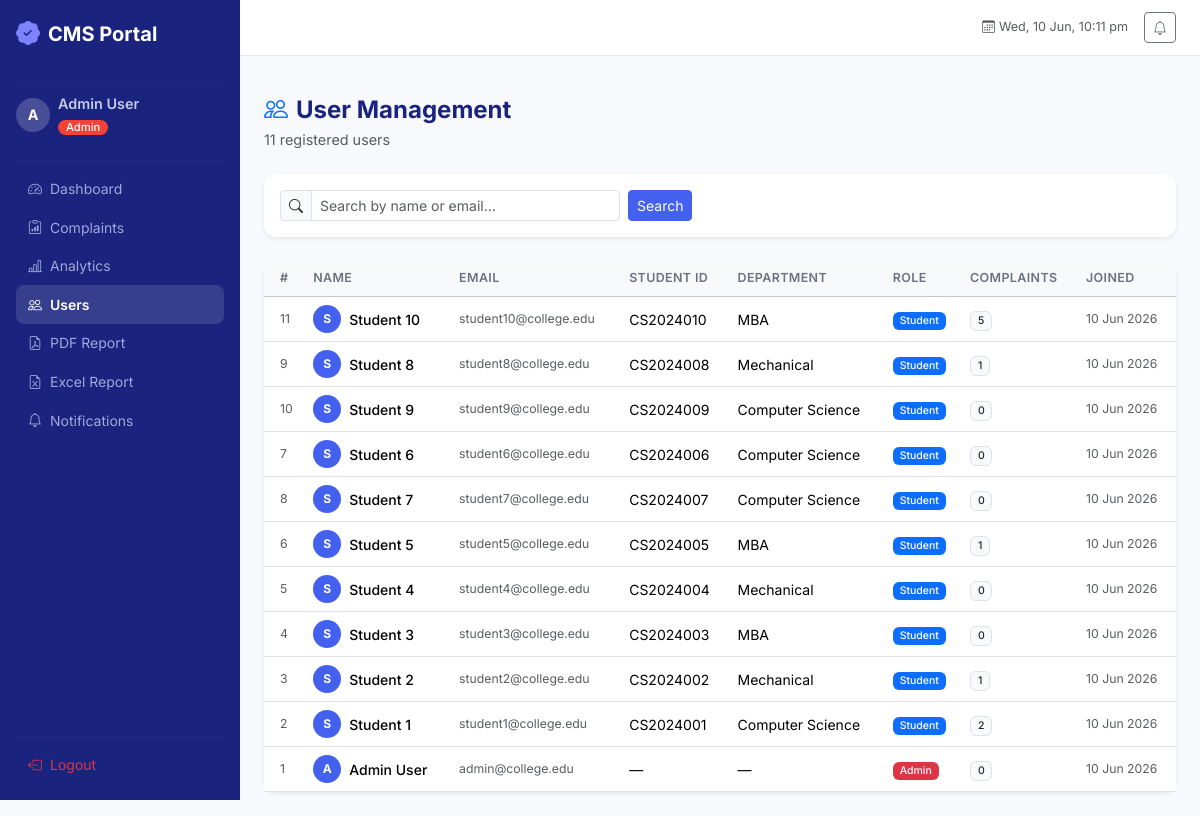
Page /admin/users (signed in) on the committed database.
### flask-app/app/models/user.py (models this page shows, shortened)
class TimestampMixin:
    created_at = db.Column(db.DateTime, default=datetime.utcnow, nullable=False)
    updated_at = db.Column(
        db.DateTime, default=datetime.utcnow, onupdate=datetime.utcnow, nullable=False
    )

class User(UserMixin, TimestampMixin, db.Model):
    __tablename__ = "users"
    id = db.Column(db.Integer, primary_key=True)
    name = db.Column(db.String(120), nullable=False)
    email = db.Column(db.String(150), unique=True, nullable=False, index=True)
    student_id = db.Column(db.String(20), unique=True, nullable=True)
    department = db.Column(db.String(100), nullable=True)
    phone = db.Column(db.String(20), nullable=True)
    _password_hash = db.Column("password_hash", db.String(255), nullable=False)
    role = db.Column(db.String(20), nullable=False, default="student")  # student | admin
    is_active = db.Column(db.Boolean, default=True)
    complaints = db.relationship(
        "Complaint",
        back_populates="user",
        lazy="dynamic",
        cascade="all, delete-orphan",
        foreign_keys="Complaint.user_id",
    )
    notifications = db.relationship(
        "Notification", back_populates="user", lazy="dynamic", cascade="all, delete-orphan"
    )
    @property
    def password(self):
        """Encapsulation: password is write-only."""
        raise AttributeError("Password is write-only.")
    @property
    def is_admin(self) -> bool:
        return self.role == "admin"

### flask-app/app/routes/admin.py (the view)
@admin_bp.route("/users")
@login_required
@admin_required
def users():
    page = request.args.get("page", 1, type=int)
    search = request.args.get("search", "")
    query = User.query
    if search:
        like = f"%{search}%"
        query = query.filter(
            db.or_(User.name.ilike(like), User.email.ilike(like))
        )
    pagination = query.order_by(User.created_at.desc()).paginate(
        page=page, per_page=20, error_out=False
    )
    return render_template(
        "admin/users.html",
        pagination=pagination,
        users=pagination.items,
        search=search,
    )

### flask-app/app/templates/admin/users.html (shortened to what this page needs)
{% extends "base.html" %}
{% block content %}
<div class="page-header mb-4">
  <h4 class="fw-bold mb-1"><i class="bi bi-people me-2 text-primary"></i>User Management</h4>
  <p class="text-muted mb-0">{{ pagination.total }} registered user{{ 's' if pagination.total != 1 }}</p>
</div>
<div class="card shadow-sm border-0 mb-4">
  <div class="card-body py-3">
    <form method="GET" class="d-flex gap-2">
      <div class="input-group input-group-sm" style="max-width:340px">
        <span class="input-group-text"><i class="bi bi-search"></i></span>
        <input type="text" name="search" class="form-control" placeholder="Search by name or email…"
               value="{{ search }}"/>
      </div>
      <button type="submit" class="btn btn-primary btn-sm">Search</button>
    </form>
  </div>
</div>
<div class="card shadow-sm border-0">
  <div class="table-responsive">
    <table class="table table-hover align-middle mb-0">
      <thead class="table-light">
        <tr>
          <th class="ps-3">#</th>
          <th>Name</th>
          <th>Email</th>
          <th>Student ID</th>
          <th>Department</th>
          <th>Role</th>
          <th>Complaints</th>
          <th>Joined</th>
        </tr>
      </thead>
      <tbody>
        {% for u in users %}
        <tr>
          <td class="ps-3 text-muted small">{{ u.id }}</td>
          <td>
            <div class="d-flex align-items-center gap-2">
              <div class="user-avatar-sm">{{ u.name[0].upper() }}</div>
              <span class="fw-medium">{{ u.name }}</span>
            </div>
          </td>
          <td class="text-muted small">{{ u.email }}</td>
          <td>{{ u.student_id or '—' }}</td>
          <td>{{ u.department or '—' }}</td>
          <td>
            <span class="badge {% if u.is_admin %}bg-danger{% else %}bg-primary{% endif %}">
              {{ u.role|capitalize }}
            </span>
          </td>
          <td>
            <span class="badge bg-light text-dark border">{{ u.complaints.count() }}</span>
          </td>
          <td class="text-muted small">{{ u.created_at.strftime('%d %b %Y') }}</td>
        </tr>
        {% endfor %}
      </tbody>
    </table>
  </div>
</div>
{% endblock %}

### flask-app/app/templates/base.html (shortened to what this page needs)
<!DOCTYPE html>
<html lang="en">
<head>
  <link href="https://cdn.jsdelivr.net/npm/bootstrap@5.3.3/dist/css/bootstrap.min.css" rel="stylesheet"/>
  <link href="https://cdn.jsdelivr.net/npm/bootstrap-icons@1.11.3/font/bootstrap-icons.min.css" rel="stylesheet"/>
  <link rel="stylesheet" href="{{ url_for('static', filename='css/style.css') }}"/>
</head>
<body class="cms-body">
{% if current_user.is_authenticated %}
<div class="d-flex">
  <nav id="sidebar" class="sidebar d-flex flex-column flex-shrink-0 p-3">
    <a href="{{ url_for('auth.index') }}" class="sidebar-brand d-flex align-items-center mb-4 text-decoration-none">
      <i class="bi bi-patch-check-fill me-2 fs-4"></i>
      <span class="fw-bold fs-5">CMS Portal</span>
    </a>
    <hr class="sidebar-divider"/>
    <div class="sidebar-user mb-3">
      <div class="d-flex align-items-center gap-2">
        <div class="user-avatar">{{ current_user.name[0].upper() }}</div>
        <div>
          <div class="fw-semibold text-truncate" style="max-width:140px">{{ current_user.name }}</div>
          <span class="badge {% if current_user.is_admin %}badge-admin{% else %}badge-student{% endif %}">
            {{ current_user.role|capitalize }}
          </span>
        </div>
      </div>
    </div>
    <hr class="sidebar-divider"/>
    <ul class="nav flex-column">
      {% if current_user.is_admin %}
        <li class="nav-item"><a class="nav-link {% if request.endpoint == 'admin.dashboard' %}active{% endif %}" href="{{ url_for('admin.dashboard') }}"><i class="bi bi-speedometer2 me-2"></i>Dashboard</a></li>
        <li class="nav-item"><a class="nav-link {% if request.endpoint == 'admin.complaints' %}active{% endif %}" href="{{ url_for('admin.complaints') }}"><i class="bi bi-clipboard-data me-2"></i>Complaints</a></li>
        <li class="nav-item"><a class="nav-link {% if request.endpoint == 'admin.analytics' %}active{% endif %}" href="{{ url_for('admin.analytics') }}"><i class="bi bi-bar-chart-line me-2"></i>Analytics</a></li>
        <li class="nav-item"><a class="nav-link {% if request.endpoint == 'admin.users' %}active{% endif %}" href="{{ url_for('admin.users') }}"><i class="bi bi-people me-2"></i>Users</a></li>
        <li class="nav-item"><a class="nav-link" href="{{ url_for('reports.generate_pdf') }}" target="_blank"><i class="bi bi-file-earmark-pdf me-2"></i>PDF Report</a></li>
        <li class="nav-item"><a class="nav-link" href="{{ url_for('reports.generate_excel') }}" target="_blank"><i class="bi bi-file-earmark-excel me-2"></i>Excel Report</a></li>
        <li class="nav-item"><a class="nav-link {% if request.endpoint == 'admin.notifications' %}active{% endif %}" href="{{ url_for('admin.notifications') }}"><i class="bi bi-bell me-2"></i>Notifications</a></li>
      {% endif %}
    </ul>
    <div class="mt-auto">
      <hr class="sidebar-divider"/>
      <a class="nav-link text-danger" href="{{ url_for('auth.logout') }}">
        <i class="bi bi-box-arrow-left me-2"></i>Logout
      </a>
    </div>
  </nav>
  <div class="main-content flex-grow-1">
    <header class="top-bar d-flex align-items-center justify-content-between px-4">
      <div class="d-flex align-items-center gap-3 ms-auto">
        <span class="text-muted small"><i class="bi bi-calendar3 me-1"></i><span id="liveClock"></span></span>
        <a href="{% if current_user.is_admin %}{{ url_for('admin.notifications') }}{% else %}{{ url_for('complaints.notifications') }}{% endif %}"
           class="btn btn-sm btn-outline-secondary position-relative">
          <i class="bi bi-bell"></i>
        </a>
      </div>
    </header>
    <div class="px-4 pt-3">
    </div>
    <main class="p-4">
{% endif %}
{% block content %}{% endblock %}
{% if current_user.is_authenticated %}
    </main>
  </div>
</div>
{% endif %}
</body>
</html>

### flask-app/app/static/css/style.css (style rules this page uses)
:root { --cms-primary: #4361ee; --cms-secondary: #3a0ca3; --cms-surface: #f8f9fd; --cms-sidebar-bg: #1a237e; --cms-sidebar-w: 240px; --cms-topbar-h: 56px; --radius: 0.75rem; --shadow: 0 1px 4px rgba(0,0,0,.08), 0 4px 16px rgba(0,0,0,.06); }
*, *::before, *::after { box-sizing: border-box; }
body.cms-body { font-family: 'Inter', system-ui, sans-serif; background: var(--cms-surface); color: #1a1a2e; min-height: 100vh; font-size: 0.9rem; }
.sidebar { width: var(--cms-sidebar-w); min-height: 100vh; background: var(--cms-sidebar-bg); color: #c5cae9; position: sticky; top: 0; height: 100vh; overflow-y: auto; flex-shrink: 0; transition: width .25s ease; }
.sidebar-brand { color: #fff !important; }
.sidebar-brand i { color: #7c83fd; }
.sidebar-divider { border-color: rgba(255,255,255,.12); margin: .5rem 0; }
.sidebar .nav-link { color: #9fa8da; border-radius: .5rem; padding: .55rem .75rem; transition: all .18s ease; font-size: .875rem; }
.sidebar .nav-link:hover, .sidebar .nav-link.active { background: rgba(255,255,255,.12); color: #fff; }
.sidebar .nav-link.active { font-weight: 600; }
.user-avatar { width: 34px; height: 34px; border-radius: 50%; background: rgba(255,255,255,.2); color: #fff; display: flex; align-items: center; justify-content: center; font-weight: 700; font-size: .9rem; flex-shrink: 0; }
.user-avatar-sm { width: 28px; height: 28px; border-radius: 50%; background: var(--cms-primary); color: #fff; display: flex; align-items: center; justify-content: center; font-weight: 700; font-size: .75rem; flex-shrink: 0; }
.badge-admin { background: #f44336; color: #fff; padding: 2px 8px; border-radius: 12px; font-size: .7rem; }
.top-bar { height: var(--cms-topbar-h); background: #fff; border-bottom: 1px solid #e8eaf6; position: sticky; top: 0; z-index: 100; }
.main-content { min-height: 100vh; overflow-x: hidden; }
.page-header h4 { color: #1a237e; }
.card { border-radius: var(--radius) !important; }
.table { font-size: .875rem; }
.table th { font-weight: 600; font-size: .78rem; text-transform: uppercase; letter-spacing: .03em; color: #6b7280; }
.table tbody tr { transition: background .1s; }
.btn-primary { background: var(--cms-primary); border-color: var(--cms-primary); }
.badge { font-weight: 500; }

### rows in the picture
User: name "A", name "Admin User", role "Admin", id "1", email "admin@college.edu", student_id "—", department "—", complaints.count "0", created_at "10 Jun 2026"
User: id "11", name "S", name "Student 10", email "student10@college.edu", student "CS2024010", department "MBA", role "Student", complaints.count "5", created_at "10 Jun 2026"
User: id "9", name "S", name "Student 8", email "student8@college.edu", student "CS2024008", department "Mechanical", role "Student", complaints.count "1", created_at "10 Jun 2026"
User: id "10", name "S", name "Student 9", email "student9@college.edu", student "CS2024009", department "Computer Science", role "Student", complaints.count "0", created_at "10 Jun 2026"
User: id "7", name "S", name "Student 6", email "student6@college.edu", student "CS2024006", department "Computer Science", role "Student", complaints.count "0", created_at "10 Jun 2026"
User: id "8", name "S", name "Student 7", email "student7@college.edu", student "CS2024007", department "Computer Science", role "Student", complaints.count "0", created_at "10 Jun 2026"
User: id "6", name "S", name "Student 5", email "student5@college.edu", student "CS2024005", department "MBA", role "Student", complaints.count "1", created_at "10 Jun 2026"
User: id "5", name "S", name "Student 4", email "student4@college.edu", student "CS2024004", department "Mechanical", role "Student", complaints.count "0", created_at "10 Jun 2026"
User: id "4", name "S", name "Student 3", email "student3@college.edu", student "CS2024003", department "MBA", role "Student", complaints.count "0", created_at "10 Jun 2026"
User: id "3", name "S", name "Student 2", email "student2@college.edu", student "CS2024002", department "Mechanical", role "Student", complaints.count "1", created_at "10 Jun 2026"
User: id "2", name "S", name "Student 1", email "student1@college.edu", student "CS2024001", department "Computer Science", role "Student", complaints.count "2", created_at "10 Jun 2026"

### other values in the picture
{{ pagination.total }} "11"
{{ 's' if pagination.total != 1 }} "s"
